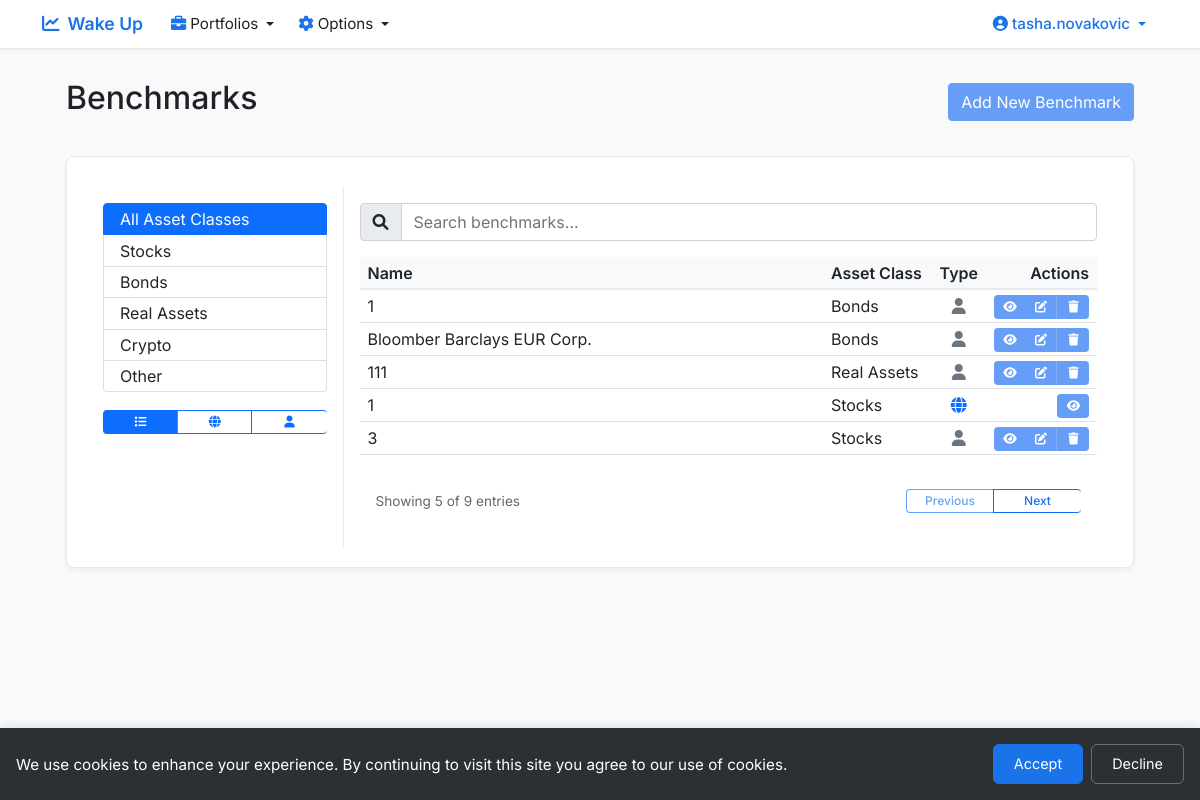
The app's page /get_benchmarks (signed in) with its own data.
### app.py (models this page shows, shortened)
class User(UserMixin, db.Model):
    id = db.Column(db.Integer, primary_key=True)
    email = db.Column(db.String(120), unique=True, nullable=False)
    name = db.Column(db.String(80), nullable=False)
    password_hash = db.Column(db.String(128))
    user_type = db.Column(db.String(20), default='beginner')
    created_at = db.Column(db.DateTime, default=datetime.utcnow)
    birthday = db.Column(db.Date, nullable=True)
    portfolios = db.relationship('Portfolio', backref='user', lazy=True)
    benchmarks = db.relationship('Benchmark', back_populates='user', lazy=True)
    funds = db.relationship('Fund', back_populates='user', lazy=True)
    def is_admin(self):
        return self.user_type == 'admin'

class Benchmark(db.Model):
    __tablename__ = 'benchmark'
    id = db.Column(db.Integer, primary_key=True)
    benchmark_name = db.Column(db.String(120), nullable=False)
    user_id = db.Column(db.Integer, db.ForeignKey('user.id'), nullable=False)
    generic_benchmark = db.Column(db.Integer, nullable=False, default=0)
    risk_factor_id = db.Column(db.Integer, db.ForeignKey('risk_factor.id'), nullable=True)
    beta = db.Column(db.Float, nullable=True)
    mod_duration = db.Column(db.Float, nullable=True)
    fx = db.Column(db.Float, nullable=True)
    usd = db.Column(db.Float, nullable=True)
    us = db.Column(db.Float, nullable=True)
    asset_class = db.Column(db.String(20), nullable=True)
    region = db.Column(db.String(20), nullable=True)
    developed = db.Column(db.String(20), nullable=True)
    created_at = db.Column(db.DateTime, nullable=False, default=datetime.utcnow)
    user = db.relationship('User', back_populates='benchmarks', lazy=True)
    risk_factor = db.relationship('RiskFactor', back_populates='benchmarks', lazy=True)
    funds = db.relationship('Fund', back_populates='benchmark', lazy=True)

### app.py (the view)
@app.route('/get_benchmarks')
@login_required
def get_benchmarks():
    benchmarks = Benchmark.query.filter(
        (Benchmark.generic_benchmark == 1) |  # Show all generic benchmarks
        (Benchmark.user_id == current_user.id)  # Show user's own benchmarks
    ).order_by(Benchmark.asset_class, Benchmark.benchmark_name).all()
    return render_template('benchmarks.html', benchmarks=benchmarks, asset_classes=ASSET_CLASSES)

### templates/benchmarks.html (shortened to what this page needs)
{% extends "base.html" %}
{% block content %}
<div class="container-fluid px-4">
    <div class="d-flex justify-content-between align-items-center mb-4">
        <h2>Benchmarks</h2>
        <a href="{{ url_for('new_benchmark') }}" class="btn btn-primary">Add New Benchmark</a>
    </div>
    <div class="card" style="padding: 30px 20px 20px 20px;">
        <div class="card-body p-0">
            <div class="row g-0">
                <div class="col-md-3 border-end">
                    <div class="p-3">
                        <div class="list-group">
                            <button type="button" class="list-group-item list-group-item-action active" data-asset-class="all">
                                All Asset Classes
                            </button>
                            {% for asset_class in asset_classes %}
                            <button type="button" class="list-group-item list-group-item-action" data-asset-class="{{ asset_class }}">
                                {{ asset_class }}
                            </button>
                            {% endfor %}
                        </div>
                        <div class="mt-3">
                            <div class="btn-group w-100" role="group">
                                <button type="button" class="btn btn-outline-primary active" data-benchmark-type="all" title="Show All Benchmarks">
                                    <i class="fas fa-list"></i>
                                </button>
                                <button type="button" class="btn btn-outline-primary" data-benchmark-type="generic" title="Show Generic Benchmarks">
                                    <i class="fas fa-globe"></i>
                                </button>
                                <button type="button" class="btn btn-outline-primary" data-benchmark-type="user" title="Show User-Specific Benchmarks">
                                    <i class="fas fa-user"></i>
                                </button>
                            </div>
                        </div>
                    </div>
                </div>
                <div class="col-md-9">
                    <div class="p-3 d-flex flex-column" style="height: 100%;">
                        <div class="mb-3">
                            <div class="input-group">
                                <span class="input-group-text">
                                    <i class="fas fa-search"></i>
                                </span>
                                <input type="text" class="form-control" id="searchInput" placeholder="Search benchmarks...">
                            </div>
                        </div>
                        <div class="table-container flex-grow-1 d-flex flex-column">
                            <div class="table-responsive">
                                <table class="table table-hover mb-0" id="benchmarksTable">
                                    <thead>
                                        <tr>
                                            <th style="width: 65%">Name</th>
                                            <th style="width: 15%">Asset Class</th>
                                            <th style="width: 5%; text-align: center">Type</th>
                                            <th style="width: 15%; text-align: right">Actions</th>
                                        </tr>
                                    </thead>
                                    <tbody>
                                        {% for benchmark in benchmarks %}
                                        <tr data-asset-class="{{ benchmark.asset_class }}" data-benchmark-id="{{ benchmark.id }}">
                                            <td class="text-truncate" style="max-width: 0;">{{ benchmark.benchmark_name }}</td>
                                            <td class="text-truncate" style="max-width: 0;">{{ benchmark.asset_class or '-' }}</td>
                                            <td class="text-center">
                                                {% if benchmark.generic_benchmark %}
                                                <i class="fas fa-globe" style="color: #0d6efd;" title="Generic Benchmark"></i>
                                                {% else %}
                                                <i class="fas fa-user" style="color: #6c757d;" title="User-Specific Benchmark"></i>
                                                {% endif %}
                                            </td>
                                            <td class="text-end">
                                                <div class="btn-group">
                                                    <a href="{{ url_for('view_benchmark', id=benchmark.id) }}"
                                                       class="btn btn-primary btn-sm"
                                                       title="View">
                                                        <i class="fas fa-eye"></i>
                                                    </a>
                                                    {% if current_user.is_admin() or benchmark.user_id == current_user.id %}
                                                    <a href="{{ url_for('edit_benchmark', id=benchmark.id) }}"
                                                       class="btn btn-primary btn-sm"
                                                       title="Edit">
                                                        <i class="fas fa-edit"></i>
                                                    </a>
                                                    <form action="{{ url_for('delete_benchmark', id=benchmark.id) }}" method="POST" style="display: inline;">
                                                        <button type="submit" class="btn btn-primary btn-sm"
                                                                title="Delete"
                                                                onclick="return confirm('Are you sure you want to delete this benchmark?')">
                                                            <i class="fas fa-trash"></i>
                                                        </button>
                                                    </form>
                                                    {% endif %}
                                                </div>
                                            </td>
                                        </tr>
                                        {% endfor %}
                                    </tbody>
                                </table>
                            </div>
                            <div class="d-flex justify-content-between align-items-center mt-3">
                                <div class="ps-3 pagination-text">
                                    Showing <span id="showingCount">0</span> of <span id="totalCount">0</span> entries
                                </div>
                                <div class="btn-group pe-3">
                                    <button type="button" class="btn btn-outline-primary" id="prevPage" disabled>Previous</button>
                                    <button type="button" class="btn btn-outline-primary" id="nextPage" disabled>Next</button>
                                </div>
                            </div>
                        </div>
                    </div>
                </div>
            </div>
        </div>
    </div>
</div>
{% endblock %}

### templates/base.html (shortened to what this page needs)
<!DOCTYPE html>
<html lang="en">
<head>
    <link href="https://cdn.jsdelivr.net/npm/bootstrap@5.1.3/dist/css/bootstrap.min.css" rel="stylesheet">
    <link href="https://cdnjs.cloudflare.com/ajax/libs/font-awesome/6.0.0/css/all.min.css" rel="stylesheet">
</head>
<body>
    <nav class="navbar navbar-expand-lg">
        <div class="container">
            <a class="navbar-brand" href="{{ url_for('home') }}">
                <i class="fas fa-chart-line me-2"></i>Wake Up
            </a>
            <div class="collapse navbar-collapse" id="navbarNav">
                <ul class="navbar-nav me-auto">
                    {% if current_user.is_authenticated %}
                    <li class="nav-item dropdown">
                        <a class="nav-link dropdown-toggle" href="#" id="portfoliosDropdown" role="button" data-bs-toggle="dropdown">
                            <i class="fas fa-briefcase me-1"></i>Portfolios
                        </a>
                    </li>
                    <li class="nav-item dropdown">
                        <a class="nav-link dropdown-toggle" href="#" id="optionsDropdown" role="button" data-bs-toggle="dropdown">
                            <i class="fas fa-cog me-1"></i>Options
                        </a>
                    </li>
                    {% endif %}
                </ul>
                <ul class="navbar-nav ms-auto">
                    {% if current_user.is_authenticated %}
                    <li class="nav-item dropdown">
                        <a class="nav-link dropdown-toggle profile-link" href="#" id="profileDropdown" role="button" data-bs-toggle="dropdown">
                            <i class="fas fa-user-circle me-1"></i>{{ current_user.name }}
                        </a>
                    </li>
                    {% endif %}
                </ul>
            </div>
        </div>
    </nav>
    <div class="container mt-4">
        {% block content %}{% endblock %}
    </div>
    <div id="cookieConsent" class="cookie-consent" style="display: none;">
        <div class="cookie-content">
            <p>We use cookies to enhance your experience. By continuing to visit this site you agree to our use of cookies.</p>
            <div class="cookie-buttons">
                <button onclick="acceptCookies()" class="btn btn-primary">Accept</button>
                <button onclick="declineCookies()" class="btn btn-secondary">Decline</button>
            </div>
        </div>
    </div>
</body>
</html>

### records on screen
User: name "tasha.novakovic"
Benchmark: benchmark_name "1", asset_class "Bonds", generic_benchmark 0 (drawn)
Benchmark: benchmark_name "Bloomber Barclays EUR Corp.", asset_class "Bonds", generic_benchmark 0 (drawn)
Benchmark: benchmark_name "111", asset_class "Real Assets", generic_benchmark 0 (drawn)
Benchmark: benchmark_name "1", asset_class "Stocks", generic_benchmark 1 (drawn)
Benchmark: benchmark_name "3", asset_class "Stocks", generic_benchmark 0 (drawn)

### other values on screen
{{ asset_class }} "Stocks" "Bonds" "Real Assets" "Crypto" "Other"
